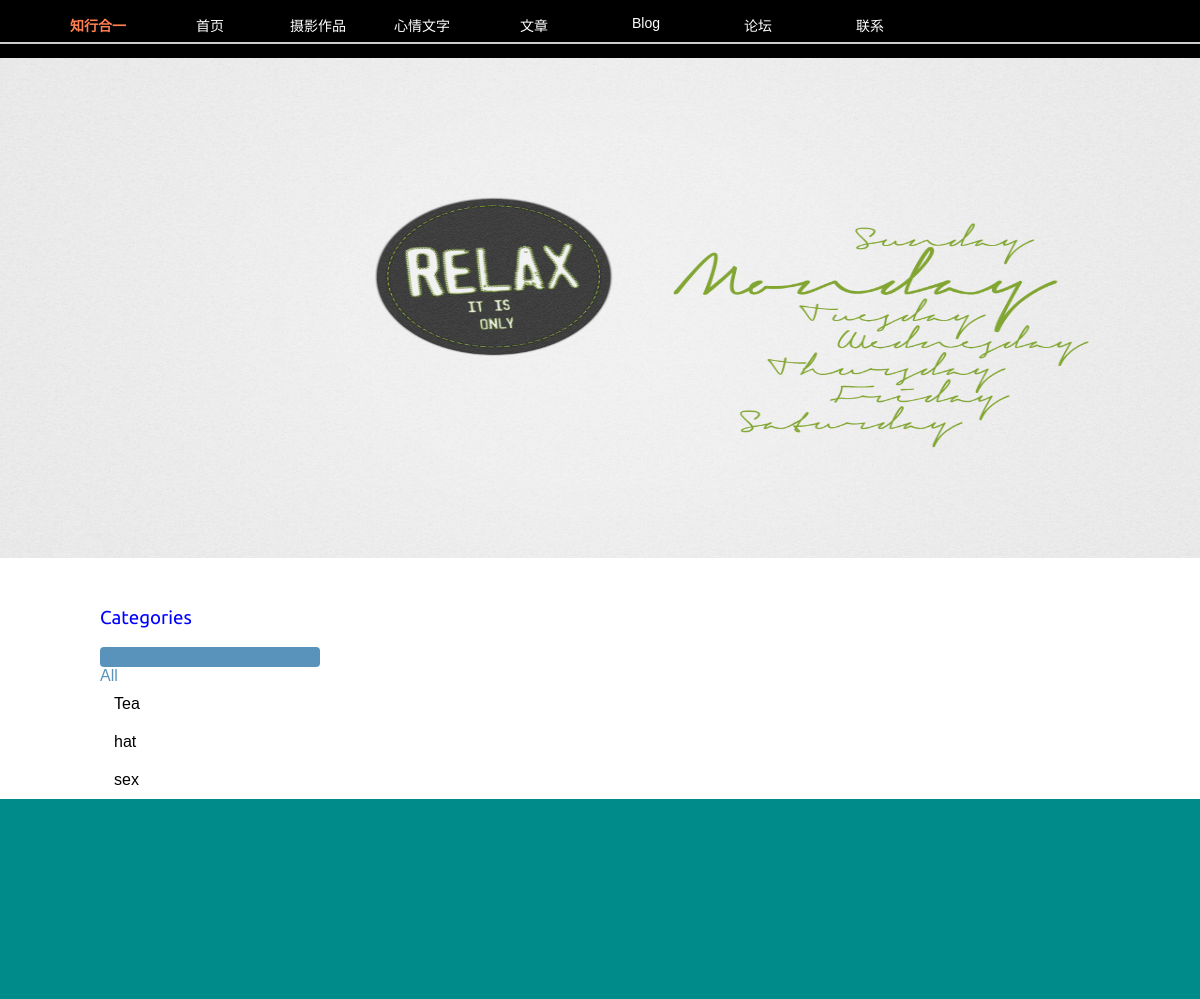
Page /shopApp/ on the committed database.
### shopApp/models.py (models this page shows, shortened)
class Category(models.Model):
    name = models.CharField(max_length=200,
                            db_index=True)
    slug = models.SlugField(max_length=200,
                            db_index=True,
                            unique=True)
    class Meta:
        ordering = ('name',)
        verbose_name = 'category'
        verbose_name_plural = 'categories'
    def get_absolute_url(self):
        return reverse('shopApp:product_list_by_category',
                       args=[self.slug])

### shopApp/views.py (the view)
# urls.py: path('', views.product_list, name='product_list'),
def product_list(request, category_slug=None):
    category = None
    categories = Category.objects.all()
    products = Product.objects.filter(available=True)
    if category_slug:
        category = get_object_or_404(Category, slug=category_slug)
        products = products.filter(category=category)
    return render(request,
                  'shopApp/product/list.html',
                  {'category': category,
                   'categories': categories,
                   'products': products})

### shopApp/templates/shopApp/product/list.html (shortened to what this page needs)
{% extends 'shopApp/base.html' %}
{% load static %}
{% block content %}
<div id="sidebar" xmlns="http://www.w3.org/1999/html">
        <h3>
            Categories
        </h3>
        <ul>
            <li{% if not category %}
                class="selected"></li>
            {% endif %}
            <a href="{%  url "shopApp:product_list" %}">
                All
            </a></li>
        {% for c in categories %}
            <li
        <a href="{{ c.get_absolute_url }}">
            {{ c.name }}
        </a></li>
        {% endfor %}
        </ul>
    </div>
{% endblock%}

### shopApp/static/css/base.css (style rules this page uses)
body { margin:0; padding:0; font-family:helvetica, sans-serif; }
h1, h2, h3, h4, h5 , h6 { font-family: 'Ubuntu', sans-serif; font-weight:normal; color:blue; }
a { text-decoration:none; color:#5993bb; }
#sidebar { width:220px; padding:30px 20px 0 0; float:left; }
#sidebar ul { margin:0; padding:0; }
#sidebar ul li { margin:0; list-style:none; padding:10px 14px; }
#sidebar ul li.selected { background:#5993bb; border-radius:4px; }

### rows in the picture
Category: name "Tea"
Category: name "hat"
Category: name "sex"
